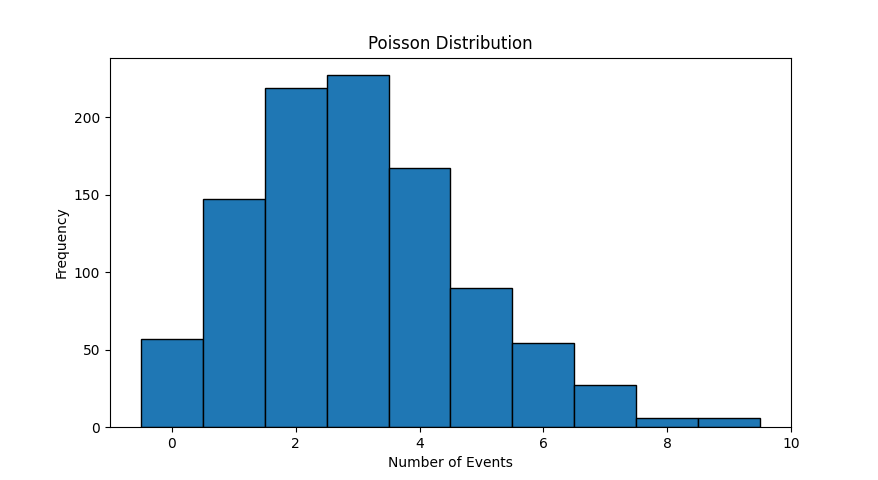

Here is the Python script that generated this plot:
import numpy as np
import matplotlib.pyplot as plt

rate = 3
num_values = 1000

poisson_values = np.random.poisson(rate, num_values)

plt.hist(poisson_values, bins = range(11), edgecolor='black',align='left', )
plt.xlabel('Number of Events')
plt.ylabel('Frequency')
plt.title('Poisson Distribution')
plt.show()
